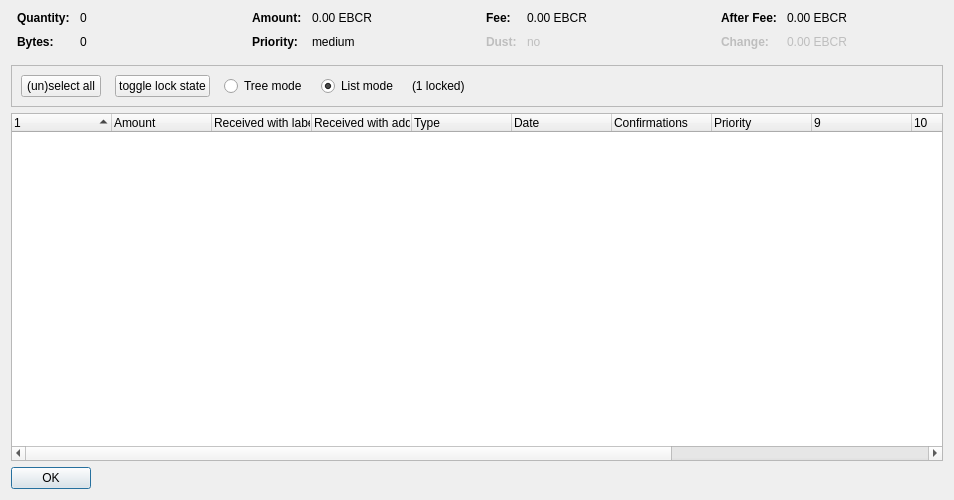
<?xml version="1.0" encoding="UTF-8"?>
<ui version="4.0">
 <class>CoinControlDialog</class>
 <widget class="QDialog" name="CoinControlDialog">
  <property name="geometry">
   <rect>
    <x>0</x>
    <y>0</y>
    <width>954</width>
    <height>500</height>
   </rect>
  </property>
  <property name="windowTitle">
   <string>Coin Selection</string>
  </property>
  <layout class="QVBoxLayout" name="verticalLayout">
   <item>
    <layout class="QHBoxLayout" name="horizontalLayoutTop" stretch="0,0,0,0">
     <property name="topMargin">
      <number>0</number>
     </property>
     <property name="bottomMargin">
      <number>10</number>
     </property>
     <item>
      <layout class="QFormLayout" name="formLayoutCoinControl1">
       <property name="horizontalSpacing">
        <number>10</number>
       </property>
       <property name="verticalSpacing">
        <number>10</number>
       </property>
       <property name="leftMargin">
        <number>6</number>
       </property>
       <property name="rightMargin">
        <number>6</number>
       </property>
       <item row="0" column="0">
        <widget class="QLabel" name="labelCoinControlQuantityText">
         <property name="font">
          <font>
           <weight>75</weight>
           <bold>true</bold>
          </font>
         </property>
         <property name="text">
          <string>Quantity:</string>
         </property>
        </widget>
       </item>
       <item row="0" column="1">
        <widget class="QLabel" name="labelCoinControlQuantity">
         <property name="cursor">
          <cursorShape>IBeamCursor</cursorShape>
         </property>
         <property name="contextMenuPolicy">
          <enum>Qt::ActionsContextMenu</enum>
         </property>
         <property name="text">
          <string notr="true">0</string>
         </property>
         <property name="textInteractionFlags">
          <set>Qt::LinksAccessibleByMouse|Qt::TextSelectableByKeyboard|Qt::TextSelectableByMouse</set>
         </property>
        </widget>
       </item>
       <item row="1" column="0">
        <widget class="QLabel" name="labelCoinControlBytesText">
         <property name="font">
          <font>
           <weight>75</weight>
           <bold>true</bold>
          </font>
         </property>
         <property name="text">
          <string>Bytes:</string>
         </property>
        </widget>
       </item>
       <item row="1" column="1">
        <widget class="QLabel" name="labelCoinControlBytes">
         <property name="cursor">
          <cursorShape>IBeamCursor</cursorShape>
         </property>
         <property name="contextMenuPolicy">
          <enum>Qt::ActionsContextMenu</enum>
         </property>
         <property name="text">
          <string notr="true">0</string>
         </property>
         <property name="textInteractionFlags">
          <set>Qt::LinksAccessibleByMouse|Qt::TextSelectableByKeyboard|Qt::TextSelectableByMouse</set>
         </property>
        </widget>
       </item>
      </layout>
     </item>
     <item>
      <layout class="QFormLayout" name="formLayoutCoinControl2">
       <property name="horizontalSpacing">
        <number>10</number>
       </property>
       <property name="verticalSpacing">
        <number>10</number>
       </property>
       <property name="leftMargin">
        <number>6</number>
       </property>
       <property name="rightMargin">
        <number>6</number>
       </property>
       <item row="0" column="0">
        <widget class="QLabel" name="labelCoinControlAmountText">
         <property name="font">
          <font>
           <weight>75</weight>
           <bold>true</bold>
          </font>
         </property>
         <property name="text">
          <string>Amount:</string>
         </property>
        </widget>
       </item>
       <item row="0" column="1">
        <widget class="QLabel" name="labelCoinControlAmount">
         <property name="cursor">
          <cursorShape>IBeamCursor</cursorShape>
         </property>
         <property name="contextMenuPolicy">
          <enum>Qt::ActionsContextMenu</enum>
         </property>
         <property name="text">
          <string notr="true">0.00 EBCR</string>
         </property>
         <property name="textInteractionFlags">
          <set>Qt::LinksAccessibleByMouse|Qt::TextSelectableByKeyboard|Qt::TextSelectableByMouse</set>
         </property>
        </widget>
       </item>
       <item row="1" column="0">
        <widget class="QLabel" name="labelCoinControlPriorityText">
         <property name="font">
          <font>
           <weight>75</weight>
           <bold>true</bold>
          </font>
         </property>
         <property name="text">
          <string>Priority:</string>
         </property>
        </widget>
       </item>
       <item row="1" column="1">
        <widget class="QLabel" name="labelCoinControlPriority">
         <property name="cursor">
          <cursorShape>IBeamCursor</cursorShape>
         </property>
         <property name="contextMenuPolicy">
          <enum>Qt::ActionsContextMenu</enum>
         </property>
         <property name="text">
          <string>medium</string>
         </property>
         <property name="textInteractionFlags">
          <set>Qt::LinksAccessibleByMouse|Qt::TextSelectableByKeyboard|Qt::TextSelectableByMouse</set>
         </property>
        </widget>
       </item>
      </layout>
     </item>
     <item>
      <layout class="QFormLayout" name="formLayoutCoinControl3">
       <property name="horizontalSpacing">
        <number>10</number>
       </property>
       <property name="verticalSpacing">
        <number>10</number>
       </property>
       <property name="leftMargin">
        <number>6</number>
       </property>
       <property name="rightMargin">
        <number>6</number>
       </property>
       <item row="0" column="0">
        <widget class="QLabel" name="labelCoinControlFeeText">
         <property name="font">
          <font>
           <weight>75</weight>
           <bold>true</bold>
          </font>
         </property>
         <property name="text">
          <string>Fee:</string>
         </property>
        </widget>
       </item>
       <item row="0" column="1">
        <widget class="QLabel" name="labelCoinControlFee">
         <property name="cursor">
          <cursorShape>IBeamCursor</cursorShape>
         </property>
         <property name="contextMenuPolicy">
          <enum>Qt::ActionsContextMenu</enum>
         </property>
         <property name="text">
          <string notr="true">0.00 EBCR</string>
         </property>
         <property name="textInteractionFlags">
          <set>Qt::LinksAccessibleByMouse|Qt::TextSelectableByKeyboard|Qt::TextSelectableByMouse</set>
         </property>
        </widget>
       </item>
       <item row="1" column="0">
        <widget class="QLabel" name="labelCoinControlLowOutputText">
         <property name="enabled">
          <bool>false</bool>
         </property>
         <property name="font">
          <font>
           <weight>75</weight>
           <bold>true</bold>
          </font>
         </property>
         <property name="text">
          <string>Dust:</string>
         </property>
        </widget>
       </item>
       <item row="1" column="1">
        <widget class="QLabel" name="labelCoinControlLowOutput">
         <property name="enabled">
          <bool>false</bool>
         </property>
         <property name="cursor">
          <cursorShape>IBeamCursor</cursorShape>
         </property>
         <property name="contextMenuPolicy">
          <enum>Qt::ActionsContextMenu</enum>
         </property>
         <property name="text">
          <string>no</string>
         </property>
         <property name="textInteractionFlags">
          <set>Qt::LinksAccessibleByMouse|Qt::TextSelectableByKeyboard|Qt::TextSelectableByMouse</set>
         </property>
        </widget>
       </item>
      </layout>
     </item>
     <item>
      <layout class="QFormLayout" name="formLayoutCoinControl4">
       <property name="horizontalSpacing">
        <number>10</number>
       </property>
       <property name="verticalSpacing">
        <number>10</number>
       </property>
       <property name="leftMargin">
        <number>6</number>
       </property>
       <property name="rightMargin">
        <number>6</number>
       </property>
       <item row="0" column="0">
        <widget class="QLabel" name="labelCoinControlAfterFeeText">
         <property name="font">
          <font>
           <weight>75</weight>
           <bold>true</bold>
          </font>
         </property>
         <property name="text">
          <string>After Fee:</string>
         </property>
        </widget>
       </item>
       <item row="0" column="1">
        <widget class="QLabel" name="labelCoinControlAfterFee">
         <property name="cursor">
          <cursorShape>IBeamCursor</cursorShape>
         </property>
         <property name="contextMenuPolicy">
          <enum>Qt::ActionsContextMenu</enum>
         </property>
         <property name="text">
          <string notr="true">0.00 EBCR</string>
         </property>
         <property name="textInteractionFlags">
          <set>Qt::LinksAccessibleByMouse|Qt::TextSelectableByKeyboard|Qt::TextSelectableByMouse</set>
         </property>
        </widget>
       </item>
       <item row="1" column="0">
        <widget class="QLabel" name="labelCoinControlChangeText">
         <property name="enabled">
          <bool>false</bool>
         </property>
         <property name="font">
          <font>
           <weight>75</weight>
           <bold>true</bold>
          </font>
         </property>
         <property name="text">
          <string>Change:</string>
         </property>
        </widget>
       </item>
       <item row="1" column="1">
        <widget class="QLabel" name="labelCoinControlChange">
         <property name="enabled">
          <bool>false</bool>
         </property>
         <property name="cursor">
          <cursorShape>IBeamCursor</cursorShape>
         </property>
         <property name="contextMenuPolicy">
          <enum>Qt::ActionsContextMenu</enum>
         </property>
         <property name="text">
          <string notr="true">0.00 EBCR</string>
         </property>
         <property name="textInteractionFlags">
          <set>Qt::LinksAccessibleByMouse|Qt::TextSelectableByKeyboard|Qt::TextSelectableByMouse</set>
         </property>
        </widget>
       </item>
      </layout>
     </item>
    </layout>
   </item>
   <item>
    <widget class="QFrame" name="frame">
     <property name="minimumSize">
      <size>
       <width>0</width>
       <height>40</height>
      </size>
     </property>
     <property name="frameShape">
      <enum>QFrame::StyledPanel</enum>
     </property>
     <property name="frameShadow">
      <enum>QFrame::Sunken</enum>
     </property>
     <layout class="QHBoxLayout" name="horizontalLayout">
      <item>
       <layout class="QHBoxLayout" name="horizontalLayoutPanel" stretch="0,0,0,0,0,0">
        <property name="spacing">
         <number>14</number>
        </property>
        <item>
         <widget class="QPushButton" name="pushButtonSelectAll">
          <property name="sizePolicy">
           <sizepolicy hsizetype="Maximum" vsizetype="Fixed">
            <horstretch>0</horstretch>
            <verstretch>0</verstretch>
           </sizepolicy>
          </property>
          <property name="text">
           <string>(un)select all</string>
          </property>
          <property name="autoDefault">
           <bool>false</bool>
          </property>
         </widget>
        </item>
        <item>
         <widget class="QPushButton" name="pushButtonToggleLock">
          <property name="sizePolicy">
           <sizepolicy hsizetype="Maximum" vsizetype="Fixed">
            <horstretch>0</horstretch>
            <verstretch>0</verstretch>
           </sizepolicy>
          </property>
          <property name="text">
           <string>toggle lock state</string>
          </property>
          <property name="autoDefault">
           <bool>false</bool>
          </property>
         </widget>
        </item>
        <item>
         <widget class="QRadioButton" name="radioTreeMode">
          <property name="sizePolicy">
           <sizepolicy hsizetype="Maximum" vsizetype="Fixed">
            <horstretch>0</horstretch>
            <verstretch>0</verstretch>
           </sizepolicy>
          </property>
          <property name="text">
           <string>Tree mode</string>
          </property>
         </widget>
        </item>
        <item>
         <widget class="QRadioButton" name="radioListMode">
          <property name="sizePolicy">
           <sizepolicy hsizetype="Maximum" vsizetype="Fixed">
            <horstretch>0</horstretch>
            <verstretch>0</verstretch>
           </sizepolicy>
          </property>
          <property name="text">
           <string>List mode</string>
          </property>
          <property name="checked">
           <bool>true</bool>
          </property>
         </widget>
        </item>
        <item>
         <widget class="QLabel" name="labelLocked">
          <property name="text">
           <string>(1 locked)</string>
          </property>
         </widget>
        </item>
        <item>
         <spacer name="horizontalSpacer">
          <property name="orientation">
           <enum>Qt::Horizontal</enum>
          </property>
          <property name="sizeHint" stdset="0">
           <size>
            <width>40</width>
            <height>20</height>
           </size>
          </property>
         </spacer>
        </item>
       </layout>
      </item>
     </layout>
    </widget>
   </item>
   <item>
    <widget class="CoinControlTreeWidget" name="treeWidget">
     <property name="contextMenuPolicy">
      <enum>Qt::CustomContextMenu</enum>
     </property>
     <property name="sortingEnabled">
      <bool>false</bool>
     </property>
     <property name="columnCount">
      <number>13</number>
     </property>
     <attribute name="headerShowSortIndicator" stdset="0">
      <bool>true</bool>
     </attribute>
     <attribute name="headerStretchLastSection">
      <bool>false</bool>
     </attribute>
     <column>
      <property name="text">
       <string/>
      </property>
     </column>
     <column>
      <property name="text">
       <string>Amount</string>
      </property>
     </column>
     <column>
      <property name="text">
       <string>Received with label</string>
      </property>
     </column>
     <column>
      <property name="text">
       <string>Received with address</string>
      </property>
     </column>
     <column>
      <property name="text">
       <string>Type</string>
      </property>
     </column>
     <column>
      <property name="text">
       <string>Date</string>
      </property>
     </column>
     <column>
      <property name="text">
       <string>Confirmations</string>
      </property>
      <property name="toolTip">
       <string>Confirmed</string>
      </property>
     </column>
     <column>
      <property name="text">
       <string>Priority</string>
      </property>
     </column>
     <column>
      <property name="text">
       <string/>
      </property>
     </column>
     <column>
      <property name="text">
       <string/>
      </property>
     </column>
     <column>
      <property name="text">
       <string/>
      </property>
     </column>
     <column>
      <property name="text">
       <string/>
      </property>
     </column>
     <column>
      <property name="text">
       <string/>
      </property>
     </column>
    </widget>
   </item>
   <item>
    <widget class="QDialogButtonBox" name="buttonBox">
     <property name="sizePolicy">
      <sizepolicy hsizetype="Maximum" vsizetype="Fixed">
       <horstretch>0</horstretch>
       <verstretch>0</verstretch>
      </sizepolicy>
     </property>
     <property name="orientation">
      <enum>Qt::Horizontal</enum>
     </property>
     <property name="standardButtons">
      <set>QDialogButtonBox::Ok</set>
     </property>
    </widget>
   </item>
  </layout>
 </widget>
 <customwidgets>
  <customwidget>
   <class>CoinControlTreeWidget</class>
   <extends>QTreeWidget</extends>
   <header>coincontroltreewidget.h</header>
  </customwidget>
 </customwidgets>
 <resources/>
 <connections/>
</ui>
